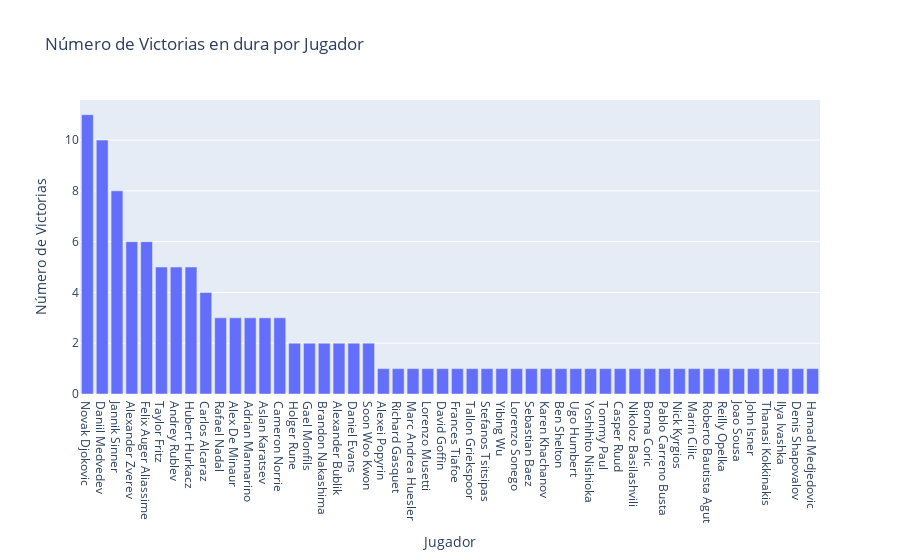

Notebook code cell kept with this figure:
### Code cell
# Datos
jugadores = ganadores_hard['ganador_nombre'].tolist()
victorias = ganadores_hard['count'].tolist()

# Creamos el gráfico de barras
fig = go.Figure(data=[go.Bar(x=jugadores, y=victorias)])

# Personalizamos el diseño del gráfico
fig.update_layout(
    title='Número de Victorias en dura por Jugador',
    xaxis=dict(title='Jugador'),
    yaxis=dict(title='Número de Victorias')
)
fig.show()

### Figure 1 — Plotly figure (JSON) as saved in the notebook; plotly's stock layout.template omitted (floating-point values rounded to 4 significant figures)
{"data": [{"type": "bar", "x": ["Novak Djokovic", "Daniil Medvedev", "Jannik Sinner", "Alexander Zverev", "Felix Auger Aliassime", "Taylor Fritz", "Andrey Rublev", "Hubert Hurkacz", "Carlos Alcaraz", "Rafael Nadal", "Alex De Minaur", "Adrian Mannarino", "Aslan Karatsev", "Cameron Norrie", "Holger Rune", "Gael Monfils", "Brandon Nakashima", "Alexander Bublik", "Daniel Evans", "Soon Woo Kwon", "Alexei Popyrin", "Richard Gasquet", "Marc Andrea Huesler", "Lorenzo Musetti", "David Goffin", "Frances Tiafoe", "Tallon Griekspoor", "Stefanos Tsitsipas", "Yibing Wu", "Lorenzo Sonego", "Sebastian Baez", "Karen Khachanov", "Ben Shelton", "Ugo Humbert", "Yoshihito Nishioka", "Tommy Paul", "Casper Ruud", "Nikoloz Basilashvili", "Borna Coric", "Pablo Carreno Busta", "Nick Kyrgios", "Marin Cilic", "Roberto Bautista Agut", "Reilly Opelka", "Joao Sousa", "John Isner", "Thanasi Kokkinakis", "Ilya Ivashka", "Denis Shapovalov", "Hamad Medjedovic"], "y": [11, 10, 8, 6, 6, 5, 5, 5, 4, 3, 3, 3, 3, 3, 2, 2, 2, 2, 2, 2, 1, 1, 1, 1, 1, 1, 1, 1, 1, 1, 1, 1, 1, 1, 1, 1, 1, 1, 1, 1, 1, 1, 1, 1, 1, 1, 1, 1, 1, 1]}], "layout": {"title": {"text": "Número de Victorias en dura por Jugador"}, "xaxis": {"title": {"text": "Jugador"}}, "yaxis": {"title": {"text": "Número de Victorias"}}}}
